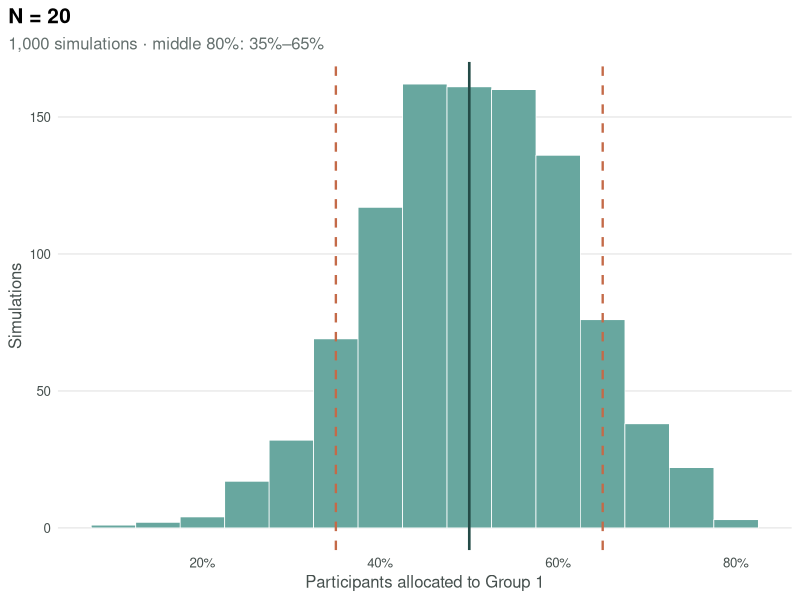
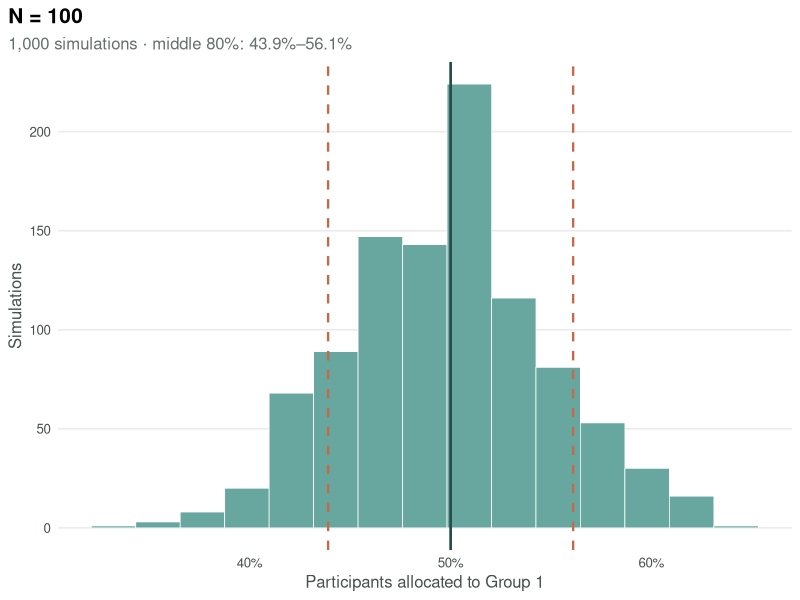
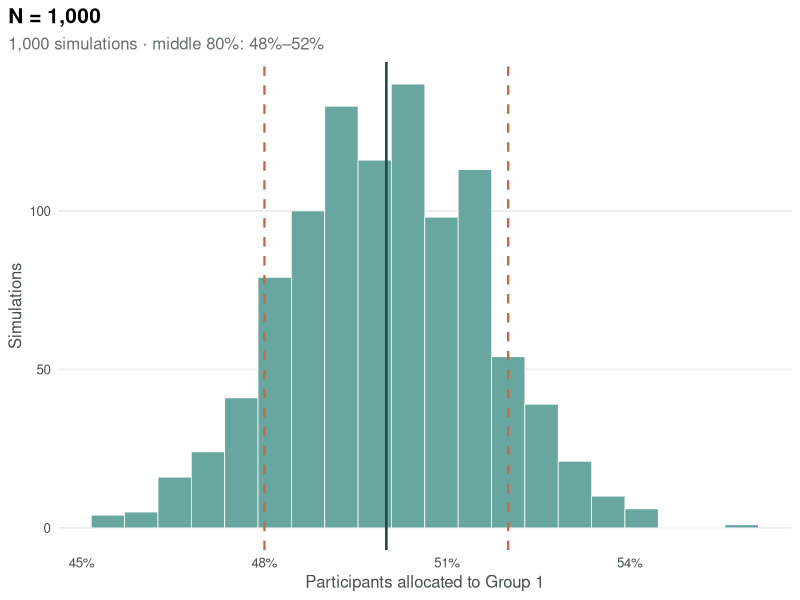
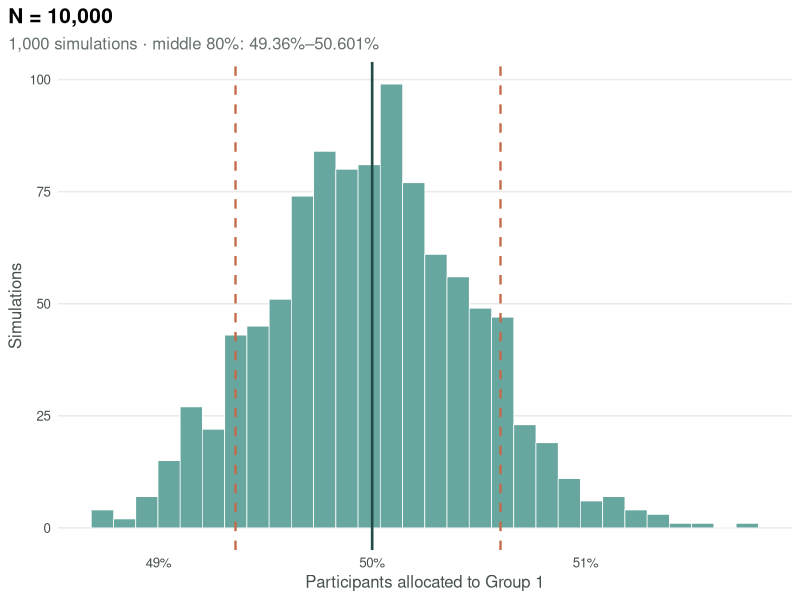

These charts were generated, in order, by the following R code:
## ---- chunk 1
knitr::opts_chunk$set(echo = TRUE, message=FALSE, warning=FALSE, error=FALSE)
## ---- chunk 2
library(ggplot2)
library(magrittr)
library(tibble)
library(dplyr)

theme_article <- function() {
  theme_minimal(base_family = "sans", base_size = 12) +
    theme(
      panel.grid.minor = element_blank(),
      panel.grid.major.x = element_blank(),
      plot.title = element_text(face = "bold", size = 15),
      plot.subtitle = element_text(colour = "#65706E"),
      plot.title.position = "plot",
      axis.title = element_text(colour = "#46504E"),
      axis.text = element_text(colour = "#46504E")
    )
}

plot_simulation <- function(results, sample_size, bins) {
  interval <- quantile(results, c(0.1, 0.9), names = FALSE)

  tibble(results) %>%
    ggplot(aes(results)) +
    geom_histogram(bins = bins, fill = "#68A79F", colour = "white", size = 0.25) +
    geom_vline(xintercept = 50, colour = "#244B47", size = 0.9) +
    geom_vline(xintercept = interval, colour = "#C46A48", linetype = "dashed", size = 0.8) +
    scale_x_continuous(labels = function(x) paste0(x, "%")) +
    labs(
      title = paste0("N = ", format(sample_size, big.mark = ",")),
      subtitle = paste0("1,000 simulations · middle 80%: ", interval[1], "%–", interval[2], "%"),
      x = "Participants allocated to Group 1",
      y = "Simulations"
    ) +
    theme_article()
}
## ---- chunk 3

randomise <- function(total_ppts, num_groups) {
  
  groups <- c(1:num_groups)
  
  sample(groups, total_ppts, replace = TRUE)
  
}

set.seed(2023)

results <- tibble(Participant = 1:20,
       Group = randomise(total_ppts = 20, num_groups = 2)) %>% 
  mutate(Group = ifelse(Group == 1, "Group 1", "Group 2"))

results %>% 
  head(10)

## ---- chunk 4

table(results$Group)

## ---- chunk 5

randomise_group_prop <- function(total_ppts, num_groups) {
  
  allocation <- randomise(total_ppts, num_groups)

  in_class <- sum(allocation[allocation == 1])

  (in_class / total_ppts)*100

}

## ---- chunk 6

set.seed(901)
small_sample_results <- replicate(n = 1000, randomise_group_prop(20, 2))

## ---- chunk 7
plot_simulation(small_sample_results, sample_size = 20, bins = 15)

## ---- chunk 8
set.seed(81)
medium_sample_results <- replicate(n = 1000, randomise_group_prop(100, 2))
## ---- chunk 9
plot_simulation(medium_sample_results, sample_size = 100, bins = 15)

## ---- chunk 10

set.seed(9001)
large_sample_results <- replicate(n = 1000, randomise_group_prop(1000, 2))

## ---- chunk 11
plot_simulation(large_sample_results, sample_size = 1000, bins = 20)

## ---- chunk 12
set.seed(8976)
larger_sample_results <- replicate(n = 1000, randomise_group_prop(10000, 2))

## ---- chunk 13
plot_simulation(larger_sample_results, sample_size = 10000, bins = 30)
## ---- chunk 14

block_randomise <- function(total_ppts, num_groups, block_size) {
  
  if(block_size %% num_groups > 0) {
    warning("Your block size should be a multiple of the number of experimental groups")
  }
  
  else {
    
    total_blocks <- ceiling(total_ppts / block_size)
    
    groups <- c(1:num_groups)
    
    group_reps <- block_size / num_groups
    
    block <- rep(groups, group_reps)
    
    unlist(replicate(n = total_blocks,
            sample(block, length(block), replace = FALSE),
            simplify = FALSE))
  }
}

table(block_randomise(90, 3, 9))
